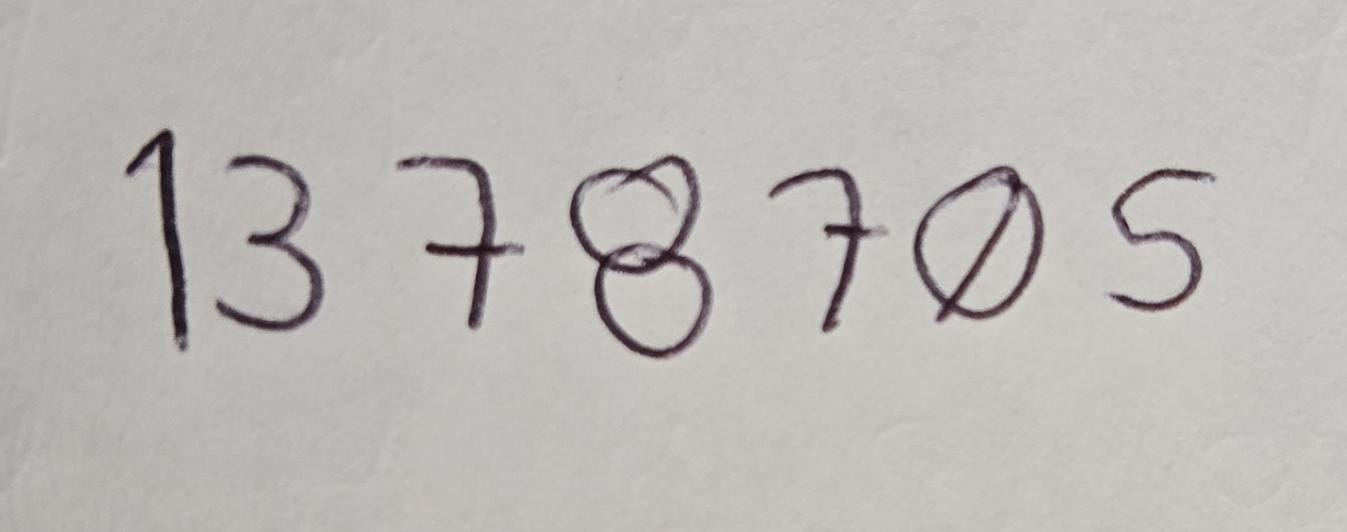
#> input picture Vision Computadora/Tareas/Tarea 3/test.jpeg, 1347 x 532 px, given in place of the camera
$ python RGBSampling.py
#> lines starting #> are read from the running program, lines starting #| are printed output that depends on the picture
import numpy as np
import cv2 as cv

cap = cv.VideoCapture(0)

x = 0;

if not cap.isOpened():
    print("Cannot open camera")
    exit()

ret, frame = cap.read()
#> frame is the input picture: shape (532, 1347, 3); mean B, G, R 181.8, 184.9, 189
    # if frame is read correctly ret is True
if not ret:
    print("Can't receive frame (stream end?). Exiting ...")

gray2 = frame[:,:,0]
gray2.astype(float)

while True:
    x=x+1;
    # Capture frame-by-frame
    ret, frame = cap.read()
    # if frame is read correctly ret is True
    if not ret:
        print("Can't receive frame (stream end?). Exiting ...")
        break
    # Our operations on the frame come here
    cv.imshow('Color', frame)
    gray = cv.cvtColor(frame, cv.COLOR_BGR2GRAY)
    gray.astype(float)
    grayN = cv.normalize(gray, None, 0, 255, cv.NORM_MINMAX, cv.CV_8U)
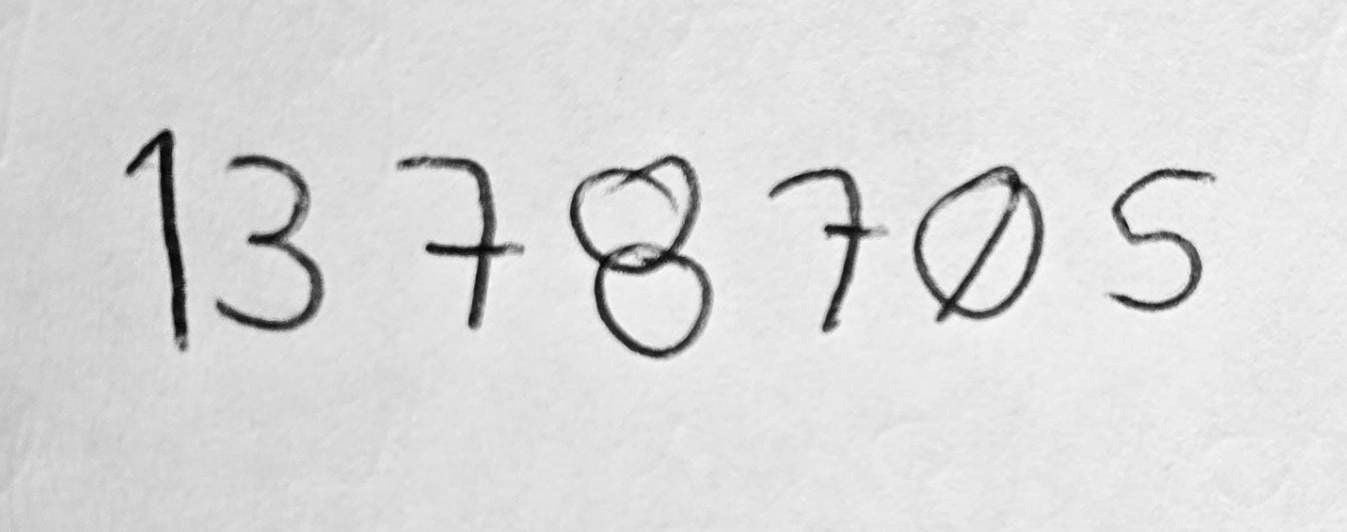
#> grayN: shape (532, 1347); min 0, max 255, mean 218.5
    # Display the resulting frame
    cv.imshow('Gray', grayN)

    b,g,r = cv.split(frame)
    img = cv.merge((b,r,g))
    cv.imshow('Martian', img)
    resample = cv.resize(gray, (0, 0), fx = 0.25, fy = 0.25,interpolation = cv.INTER_NEAREST)
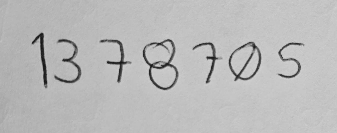
#> resample: shape (133, 337); min 21, max 211, mean 185.8
    cv.imshow('Sampled', resample)

    resample2 = cv.resize(resample, (0, 0), fx = 4.0, fy = 4.0,interpolation = cv.INTER_NEAREST)
    cv.imshow('Sam_Zoom', resample2)

    if cv.waitKey(1) == ord('q'):
#> (key q is pressed here)
        break
# When everything done, release the capture
cap.release()
cv.destroyAllWindows()
